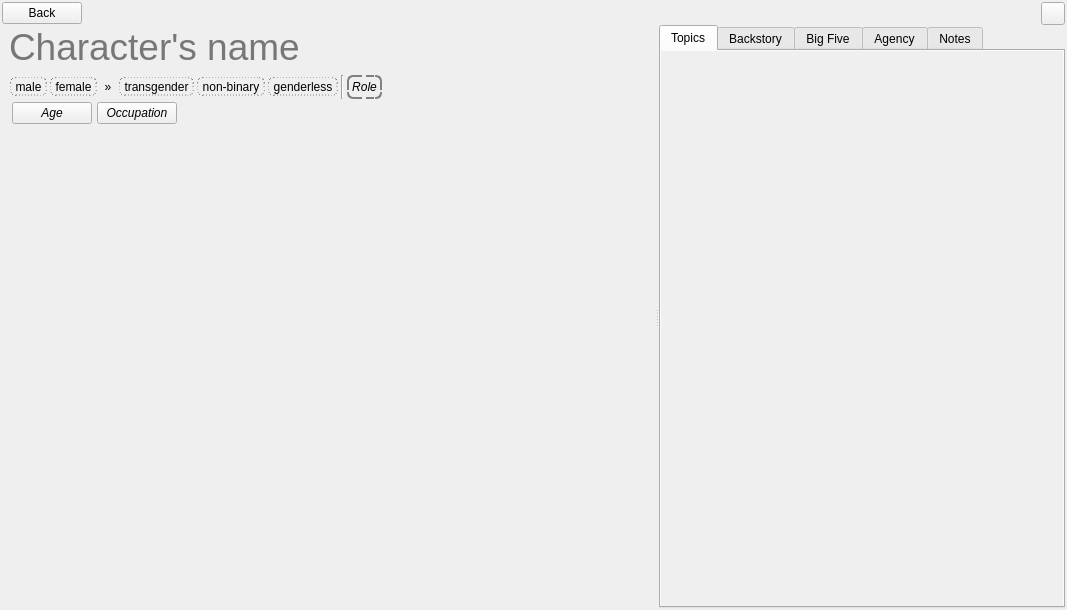
<?xml version="1.0" encoding="UTF-8"?>
<ui version="4.0">
 <class>CharacterEditor</class>
 <widget class="QWidget" name="CharacterEditor">
  <property name="geometry">
   <rect>
    <x>0</x>
    <y>0</y>
    <width>1067</width>
    <height>610</height>
   </rect>
  </property>
  <property name="windowTitle">
   <string>Form</string>
  </property>
  <property name="styleSheet">
   <string notr="true"/>
  </property>
  <property name="mainFrame" stdset="0">
   <bool>true</bool>
  </property>
  <layout class="QVBoxLayout" name="verticalLayout_5">
   <property name="spacing">
    <number>0</number>
   </property>
   <property name="leftMargin">
    <number>2</number>
   </property>
   <property name="topMargin">
    <number>2</number>
   </property>
   <property name="rightMargin">
    <number>2</number>
   </property>
   <property name="bottomMargin">
    <number>2</number>
   </property>
   <item>
    <widget class="QWidget" name="widget" native="true">
     <property name="sizePolicy">
      <sizepolicy hsizetype="Preferred" vsizetype="Maximum">
       <horstretch>0</horstretch>
       <verstretch>0</verstretch>
      </sizepolicy>
     </property>
     <layout class="QHBoxLayout" name="horizontalLayout_3">
      <property name="spacing">
       <number>0</number>
      </property>
      <property name="leftMargin">
       <number>0</number>
      </property>
      <property name="topMargin">
       <number>0</number>
      </property>
      <property name="rightMargin">
       <number>0</number>
      </property>
      <property name="bottomMargin">
       <number>0</number>
      </property>
      <item>
       <widget class="QPushButton" name="btnClose">
        <property name="cursor">
         <cursorShape>PointingHandCursor</cursorShape>
        </property>
        <property name="focusPolicy">
         <enum>Qt::ClickFocus</enum>
        </property>
        <property name="text">
         <string>Back</string>
        </property>
        <property name="shortcut">
         <string>Return</string>
        </property>
       </widget>
      </item>
      <item>
       <spacer name="horizontalSpacer">
        <property name="orientation">
         <enum>Qt::Horizontal</enum>
        </property>
        <property name="sizeHint" stdset="0">
         <size>
          <width>40</width>
          <height>20</height>
         </size>
        </property>
       </spacer>
      </item>
      <item>
       <widget class="QToolButton" name="btnCustomize">
        <property name="cursor">
         <cursorShape>PointingHandCursor</cursorShape>
        </property>
        <property name="focusPolicy">
         <enum>Qt::ClickFocus</enum>
        </property>
        <property name="text">
         <string/>
        </property>
        <property name="base" stdset="0">
         <bool>true</bool>
        </property>
       </widget>
      </item>
     </layout>
    </widget>
   </item>
   <item>
    <widget class="QSplitter" name="splitter">
     <property name="orientation">
      <enum>Qt::Horizontal</enum>
     </property>
     <property name="childrenCollapsible">
      <bool>false</bool>
     </property>
     <widget class="QWidget" name="layoutWidget">
      <layout class="QVBoxLayout" name="verticalLayout">
       <property name="spacing">
        <number>3</number>
       </property>
       <item>
        <widget class="QWidget" name="wdgBanner" native="true">
         <property name="sizePolicy">
          <sizepolicy hsizetype="Preferred" vsizetype="Maximum">
           <horstretch>0</horstretch>
           <verstretch>0</verstretch>
          </sizepolicy>
         </property>
         <layout class="QHBoxLayout" name="horizontalLayout_4">
          <property name="spacing">
           <number>3</number>
          </property>
          <property name="leftMargin">
           <number>2</number>
          </property>
          <property name="topMargin">
           <number>0</number>
          </property>
          <property name="rightMargin">
           <number>2</number>
          </property>
          <property name="bottomMargin">
           <number>0</number>
          </property>
          <item>
           <widget class="CharacterAvatar" name="wdgAvatar" native="true">
            <property name="sizePolicy">
             <sizepolicy hsizetype="Preferred" vsizetype="Maximum">
              <horstretch>0</horstretch>
              <verstretch>0</verstretch>
             </sizepolicy>
            </property>
           </widget>
          </item>
          <item>
           <layout class="QVBoxLayout" name="verticalLayout_4">
            <property name="spacing">
             <number>3</number>
            </property>
            <item>
             <widget class="QLineEdit" name="lineName">
              <property name="sizePolicy">
               <sizepolicy hsizetype="Expanding" vsizetype="Maximum">
                <horstretch>0</horstretch>
                <verstretch>0</verstretch>
               </sizepolicy>
              </property>
              <property name="font">
               <font>
                <pointsize>28</pointsize>
               </font>
              </property>
              <property name="focusPolicy">
               <enum>Qt::StrongFocus</enum>
              </property>
              <property name="styleSheet">
               <string notr="true">border: 0px;
background-color: rgba(0,0,0,0);</string>
              </property>
              <property name="frame">
               <bool>false</bool>
              </property>
              <property name="placeholderText">
               <string>Character's name</string>
              </property>
             </widget>
            </item>
            <item>
             <layout class="QHBoxLayout" name="horizontalLayout_2">
              <property name="leftMargin">
               <number>3</number>
              </property>
              <property name="topMargin">
               <number>3</number>
              </property>
              <item alignment="Qt::AlignLeft">
               <widget class="QToolButton" name="btnMale">
                <property name="cursor">
                 <cursorShape>PointingHandCursor</cursorShape>
                </property>
                <property name="focusPolicy">
                 <enum>Qt::ClickFocus</enum>
                </property>
                <property name="toolTip">
                 <string>Male</string>
                </property>
                <property name="styleSheet">
                 <string notr="true">QToolButton {
	border: 1px dashed grey;
	border-radius: 6px;
}

QToolButton:pressed {
	border: 1px solid grey;
}

QToolButton:checked {
		border: 2px solid #067bc2;	
}</string>
                </property>
                <property name="text">
                 <string>male</string>
                </property>
                <property name="iconSize">
                 <size>
                  <width>26</width>
                  <height>26</height>
                 </size>
                </property>
                <property name="checkable">
                 <bool>true</bool>
                </property>
                <attribute name="buttonGroup">
                 <string notr="true">btnGroupGender</string>
                </attribute>
               </widget>
              </item>
              <item alignment="Qt::AlignLeft">
               <widget class="QToolButton" name="btnFemale">
                <property name="cursor">
                 <cursorShape>PointingHandCursor</cursorShape>
                </property>
                <property name="focusPolicy">
                 <enum>Qt::ClickFocus</enum>
                </property>
                <property name="toolTip">
                 <string>Female</string>
                </property>
                <property name="styleSheet">
                 <string notr="true">QToolButton {
	border: 1px dashed grey;
	border-radius: 6px;
}

QToolButton:pressed {
	border: 1px solid grey;
}

QToolButton:checked {
		border: 2px solid #832161;	
}</string>
                </property>
                <property name="text">
                 <string>female</string>
                </property>
                <property name="iconSize">
                 <size>
                  <width>26</width>
                  <height>26</height>
                 </size>
                </property>
                <property name="checkable">
                 <bool>true</bool>
                </property>
                <attribute name="buttonGroup">
                 <string notr="true">btnGroupGender</string>
                </attribute>
               </widget>
              </item>
              <item>
               <widget class="QToolButton" name="btnMoreGender">
                <property name="cursor">
                 <cursorShape>PointingHandCursor</cursorShape>
                </property>
                <property name="toolTip">
                 <string>Display more genders</string>
                </property>
                <property name="styleSheet">
                 <string notr="true">QToolButton {
	border: 0px;
}

QToolButton:pressed {
	color: white;
}</string>
                </property>
                <property name="text">
                 <string>»</string>
                </property>
                <property name="checkable">
                 <bool>true</bool>
                </property>
               </widget>
              </item>
              <item>
               <widget class="QToolButton" name="btnTransgender">
                <property name="cursor">
                 <cursorShape>PointingHandCursor</cursorShape>
                </property>
                <property name="focusPolicy">
                 <enum>Qt::ClickFocus</enum>
                </property>
                <property name="toolTip">
                 <string>Transgender</string>
                </property>
                <property name="styleSheet">
                 <string notr="true">QToolButton {
	border: 1px dashed grey;
	border-radius: 6px;
}

QToolButton:pressed {
	border: 1px solid grey;
}

QToolButton:checked {
	border: 2px solid #f4a261;	
}</string>
                </property>
                <property name="text">
                 <string>transgender</string>
                </property>
                <property name="iconSize">
                 <size>
                  <width>26</width>
                  <height>26</height>
                 </size>
                </property>
                <property name="checkable">
                 <bool>true</bool>
                </property>
               </widget>
              </item>
              <item>
               <widget class="QToolButton" name="btnNonBinary">
                <property name="cursor">
                 <cursorShape>PointingHandCursor</cursorShape>
                </property>
                <property name="focusPolicy">
                 <enum>Qt::ClickFocus</enum>
                </property>
                <property name="toolTip">
                 <string>Non-binary</string>
                </property>
                <property name="styleSheet">
                 <string notr="true">QToolButton {
	border: 1px dashed grey;
	border-radius: 6px;
}

QToolButton:pressed {
	border: 1px solid grey;
}

QToolButton:checked {
		border: 2px solid #7209b7;	
}</string>
                </property>
                <property name="text">
                 <string>non-binary</string>
                </property>
                <property name="iconSize">
                 <size>
                  <width>26</width>
                  <height>26</height>
                 </size>
                </property>
                <property name="checkable">
                 <bool>true</bool>
                </property>
               </widget>
              </item>
              <item>
               <widget class="QToolButton" name="btnGenderless">
                <property name="cursor">
                 <cursorShape>PointingHandCursor</cursorShape>
                </property>
                <property name="focusPolicy">
                 <enum>Qt::ClickFocus</enum>
                </property>
                <property name="toolTip">
                 <string>Genderless</string>
                </property>
                <property name="styleSheet">
                 <string notr="true">QToolButton {
	border: 1px dashed grey;
	border-radius: 6px;
}

QToolButton:pressed {
	border: 1px solid grey;
}

QToolButton:checked {
		border: 2px solid #6c757d;	
}</string>
                </property>
                <property name="text">
                 <string>genderless</string>
                </property>
                <property name="iconSize">
                 <size>
                  <width>26</width>
                  <height>26</height>
                 </size>
                </property>
                <property name="checkable">
                 <bool>true</bool>
                </property>
               </widget>
              </item>
              <item>
               <widget class="Line" name="line_2">
                <property name="orientation">
                 <enum>Qt::Vertical</enum>
                </property>
               </widget>
              </item>
              <item>
               <widget class="QPushButton" name="btnRole">
                <property name="cursor">
                 <cursorShape>PointingHandCursor</cursorShape>
                </property>
                <property name="focusPolicy">
                 <enum>Qt::ClickFocus</enum>
                </property>
                <property name="styleSheet">
                 <string notr="true">.QPushButton {
	border: 2px dashed grey;
	border-radius: 6px;
	padding: 3px;
	font: italic;
}

.QPushButton:pressed {
	border: 2px solid grey;
}
</string>
                </property>
                <property name="text">
                 <string>Role</string>
                </property>
                <property name="iconSize">
                 <size>
                  <width>26</width>
                  <height>26</height>
                 </size>
                </property>
               </widget>
              </item>
              <item>
               <spacer name="horizontalSpacer_3">
                <property name="orientation">
                 <enum>Qt::Horizontal</enum>
                </property>
                <property name="sizeHint" stdset="0">
                 <size>
                  <width>40</width>
                  <height>20</height>
                 </size>
                </property>
               </spacer>
              </item>
             </layout>
            </item>
            <item>
             <layout class="QHBoxLayout" name="horizontalLayout_5">
              <property name="spacing">
               <number>5</number>
              </property>
              <property name="leftMargin">
               <number>5</number>
              </property>
              <item alignment="Qt::AlignLeft">
               <widget class="SecondaryActionPushButton" name="btnAge">
                <property name="sizePolicy">
                 <sizepolicy hsizetype="Maximum" vsizetype="Fixed">
                  <horstretch>0</horstretch>
                  <verstretch>0</verstretch>
                 </sizepolicy>
                </property>
                <property name="font">
                 <font>
                  <italic>true</italic>
                 </font>
                </property>
                <property name="text">
                 <string>Age</string>
                </property>
                <property name="iconName" stdset="0">
                 <string>fa5s.birthday-cake</string>
                </property>
                <property name="iconColor" stdset="0">
                 <string>gray</string>
                </property>
               </widget>
              </item>
              <item>
               <widget class="SecondaryActionPushButton" name="btnOccupation">
                <property name="sizePolicy">
                 <sizepolicy hsizetype="Maximum" vsizetype="Fixed">
                  <horstretch>0</horstretch>
                  <verstretch>0</verstretch>
                 </sizepolicy>
                </property>
                <property name="font">
                 <font>
                  <italic>true</italic>
                 </font>
                </property>
                <property name="text">
                 <string>Occupation</string>
                </property>
                <property name="iconName" stdset="0">
                 <string>fa5s.briefcase</string>
                </property>
                <property name="iconColor" stdset="0">
                 <string>gray</string>
                </property>
               </widget>
              </item>
              <item>
               <spacer name="horizontalSpacer_4">
                <property name="orientation">
                 <enum>Qt::Horizontal</enum>
                </property>
                <property name="sizeHint" stdset="0">
                 <size>
                  <width>40</width>
                  <height>20</height>
                 </size>
                </property>
               </spacer>
              </item>
             </layout>
            </item>
           </layout>
          </item>
         </layout>
        </widget>
       </item>
       <item>
        <widget class="QWidget" name="wdgProfile" native="true">
         <property name="sizePolicy">
          <sizepolicy hsizetype="Expanding" vsizetype="Expanding">
           <horstretch>0</horstretch>
           <verstretch>0</verstretch>
          </sizepolicy>
         </property>
         <property name="styleSheet">
          <string notr="true">.Frame {
border: 0px;

}</string>
         </property>
         <layout class="QVBoxLayout" name="verticalLayout_7">
          <property name="spacing">
           <number>0</number>
          </property>
          <property name="leftMargin">
           <number>0</number>
          </property>
          <property name="topMargin">
           <number>0</number>
          </property>
          <property name="rightMargin">
           <number>0</number>
          </property>
          <property name="bottomMargin">
           <number>0</number>
          </property>
         </layout>
        </widget>
       </item>
      </layout>
     </widget>
     <widget class="QTabWidget" name="tabAttributes">
      <property name="focusPolicy">
       <enum>Qt::ClickFocus</enum>
      </property>
      <property name="currentIndex">
       <number>0</number>
      </property>
      <widget class="QWidget" name="tabTopics">
       <attribute name="title">
        <string>Topics</string>
       </attribute>
       <layout class="QVBoxLayout" name="verticalLayout_6">
        <property name="spacing">
         <number>3</number>
        </property>
        <property name="leftMargin">
         <number>0</number>
        </property>
        <property name="topMargin">
         <number>0</number>
        </property>
        <property name="rightMargin">
         <number>0</number>
        </property>
        <property name="bottomMargin">
         <number>0</number>
        </property>
        <item>
         <widget class="QScrollArea" name="scrollArea_2">
          <property name="frameShape">
           <enum>QFrame::NoFrame</enum>
          </property>
          <property name="widgetResizable">
           <bool>true</bool>
          </property>
          <widget class="CharacterTopicsEditor" name="wdgTopicsEditor">
           <property name="geometry">
            <rect>
             <x>0</x>
             <y>0</y>
             <width>452</width>
             <height>539</height>
            </rect>
           </property>
          </widget>
         </widget>
        </item>
       </layout>
      </widget>
      <widget class="QWidget" name="tabBackstory">
       <attribute name="title">
        <string>Backstory</string>
       </attribute>
       <layout class="QVBoxLayout" name="verticalLayout_2">
        <property name="spacing">
         <number>3</number>
        </property>
        <property name="leftMargin">
         <number>3</number>
        </property>
        <property name="topMargin">
         <number>9</number>
        </property>
        <property name="rightMargin">
         <number>3</number>
        </property>
        <property name="bottomMargin">
         <number>2</number>
        </property>
        <item>
         <layout class="QHBoxLayout" name="horizontalLayout">
          <property name="spacing">
           <number>3</number>
          </property>
          <item>
           <widget class="QLabel" name="label">
            <property name="text">
             <string/>
            </property>
           </widget>
          </item>
          <item>
           <widget class="QToolButton" name="btnNewBackstory">
            <property name="focusPolicy">
             <enum>Qt::ClickFocus</enum>
            </property>
            <property name="text">
             <string/>
            </property>
           </widget>
          </item>
          <item>
           <widget class="QLabel" name="label_2">
            <property name="text">
             <string>Events from the character's past.</string>
            </property>
           </widget>
          </item>
          <item>
           <spacer name="horizontalSpacer_2">
            <property name="orientation">
             <enum>Qt::Horizontal</enum>
            </property>
            <property name="sizeHint" stdset="0">
             <size>
              <width>40</width>
              <height>20</height>
             </size>
            </property>
           </spacer>
          </item>
         </layout>
        </item>
        <item>
         <widget class="Line" name="line">
          <property name="orientation">
           <enum>Qt::Horizontal</enum>
          </property>
         </widget>
        </item>
        <item>
         <widget class="QScrollArea" name="scrollArea">
          <property name="focusPolicy">
           <enum>Qt::NoFocus</enum>
          </property>
          <property name="widgetResizable">
           <bool>true</bool>
          </property>
          <widget class="QWidget" name="scrollAreaWidgetContents">
           <property name="geometry">
            <rect>
             <x>0</x>
             <y>0</y>
             <width>98</width>
             <height>156</height>
            </rect>
           </property>
           <property name="styleSheet">
            <string notr="true"/>
           </property>
           <layout class="QVBoxLayout" name="verticalLayout_8">
            <property name="spacing">
             <number>3</number>
            </property>
            <property name="leftMargin">
             <number>3</number>
            </property>
            <property name="topMargin">
             <number>3</number>
            </property>
            <property name="rightMargin">
             <number>3</number>
            </property>
            <property name="bottomMargin">
             <number>3</number>
            </property>
            <item>
             <widget class="CharacterTimelineWidget" name="wdgBackstory" native="true">
              <property name="sizePolicy">
               <sizepolicy hsizetype="Preferred" vsizetype="Expanding">
                <horstretch>0</horstretch>
                <verstretch>0</verstretch>
               </sizepolicy>
              </property>
              <property name="minimumSize">
               <size>
                <width>0</width>
                <height>150</height>
               </size>
              </property>
              <property name="container" stdset="0">
               <bool>true</bool>
              </property>
             </widget>
            </item>
           </layout>
          </widget>
         </widget>
        </item>
       </layout>
      </widget>
      <widget class="QWidget" name="tabBigFive">
       <attribute name="title">
        <string>Big Five</string>
       </attribute>
       <layout class="QVBoxLayout" name="verticalLayout_10">
        <property name="spacing">
         <number>3</number>
        </property>
        <property name="leftMargin">
         <number>2</number>
        </property>
        <property name="topMargin">
         <number>2</number>
        </property>
        <property name="rightMargin">
         <number>2</number>
        </property>
        <property name="bottomMargin">
         <number>2</number>
        </property>
       </layout>
      </widget>
      <widget class="QWidget" name="tabGoals">
       <attribute name="title">
        <string>Agency</string>
       </attribute>
       <layout class="QVBoxLayout" name="verticalLayout_3">
        <property name="spacing">
         <number>3</number>
        </property>
        <property name="leftMargin">
         <number>2</number>
        </property>
        <property name="topMargin">
         <number>2</number>
        </property>
        <property name="rightMargin">
         <number>2</number>
        </property>
        <property name="bottomMargin">
         <number>2</number>
        </property>
       </layout>
      </widget>
      <widget class="QWidget" name="tabNotes">
       <attribute name="title">
        <string>Notes</string>
       </attribute>
       <layout class="QVBoxLayout" name="verticalLayout_9">
        <property name="spacing">
         <number>3</number>
        </property>
        <property name="leftMargin">
         <number>3</number>
        </property>
        <property name="topMargin">
         <number>9</number>
        </property>
        <property name="rightMargin">
         <number>3</number>
        </property>
        <property name="bottomMargin">
         <number>3</number>
        </property>
        <item>
         <widget class="DocumentTextEditor" name="textEdit" native="true"/>
        </item>
       </layout>
      </widget>
     </widget>
    </widget>
   </item>
  </layout>
 </widget>
 <customwidgets>
  <customwidget>
   <class>SecondaryActionPushButton</class>
   <extends>QPushButton</extends>
   <header>src.main.python.plotlyst.view.widget.button</header>
  </customwidget>
  <customwidget>
   <class>CharacterAvatar</class>
   <extends>QWidget</extends>
   <header>src.main.python.plotlyst.view.widget.characters</header>
  </customwidget>
  <customwidget>
   <class>DocumentTextEditor</class>
   <extends>QWidget</extends>
   <header>src.main.python.plotlyst.view.widget.input</header>
  </customwidget>
  <customwidget>
   <class>CharacterTimelineWidget</class>
   <extends>QWidget</extends>
   <header>src.main.python.plotlyst.view.widget.characters</header>
   <container>1</container>
  </customwidget>
  <customwidget>
   <class>CharacterTopicsEditor</class>
   <extends>QWidget</extends>
   <header>src.main.python.plotlyst.view.widget.characters</header>
   <container>1</container>
  </customwidget>
 </customwidgets>
 <tabstops>
  <tabstop>lineName</tabstop>
  <tabstop>tabAttributes</tabstop>
  <tabstop>btnFemale</tabstop>
  <tabstop>btnMale</tabstop>
  <tabstop>btnRole</tabstop>
 </tabstops>
 <resources/>
 <connections/>
 <buttongroups>
  <buttongroup name="btnGroupGender">
   <property name="exclusive">
    <bool>false</bool>
   </property>
  </buttongroup>
 </buttongroups>
</ui>
